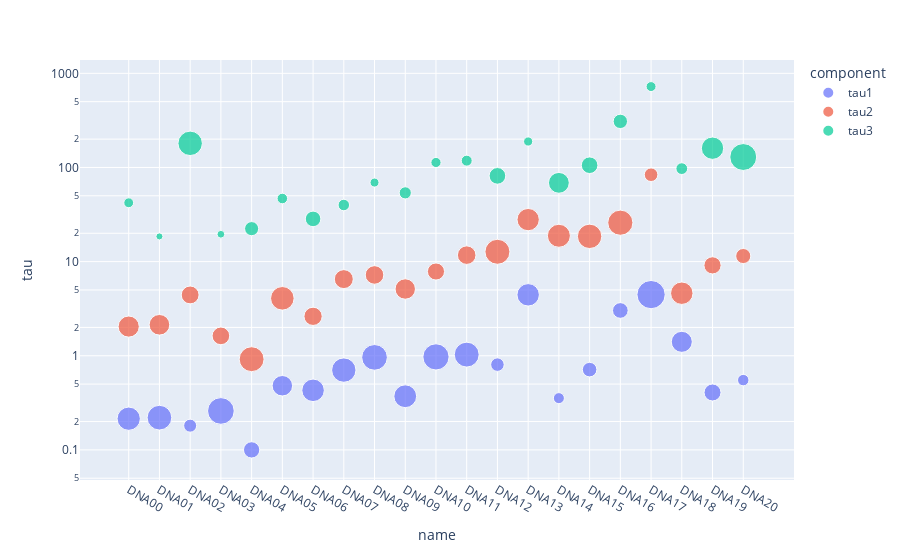

Here is the notebook cell this chart was saved with:
### Code cell
import plotly.express as px

fig = px.scatter(df_melted, x="name", y="tau",
	         size="p", color="component", height=500, log_y=True
                 )
fig.show()

### Figure 1 — Plotly figure (JSON) as saved in the notebook; plotly's stock layout.template omitted (floating-point values rounded to 4 significant figures)
{"data": [{"hovertemplate": "component=tau1<br>name=%{x}<br>tau=%{y}<br>p=%{marker.size}<extra></extra>", "legendgroup": "tau1", "marker": {"color": "#636efa", "size": [0.4992, 0.5614, 0.1558, 0.6566, 0.2449, 0.3867, 0.4688, 0.5468, 0.6078, 0.4789, 0.6346, 0.572, 0.1685, 0.4639, 0.1124, 0.195, 0.226, 0.7375, 0.4082, 0.2658, 0.1212], "sizemode": "area", "sizeref": 0.001844, "symbol": "circle"}, "mode": "markers", "name": "tau1", "orientation": "v", "showlegend": true, "type": "scatter", "x": ["DNA00", "DNA01", "DNA02", "DNA03", "DNA04", "DNA05", "DNA06", "DNA07", "DNA08", "DNA09", "DNA10", "DNA11", "DNA12", "DNA13", "DNA14", "DNA15", "DNA16", "DNA17", "DNA18", "DNA19", "DNA20"], "xaxis": "x", "y": [0.2144, 0.22, 0.1808, 0.2592, 0.1, 0.4801, 0.4294, 0.7041, 0.9613, 0.3713, 0.9725, 1.029, 0.8048, 4.438, 0.3546, 0.7124, 3.027, 4.463, 1.406, 0.4071, 0.5511], "yaxis": "y"}, {"hovertemplate": "component=tau2<br>name=%{x}<br>tau=%{y}<br>p=%{marker.size}<extra></extra>", "legendgroup": "tau2", "marker": {"color": "#EF553B", "size": [0.4119, 0.3929, 0.2939, 0.2878, 0.5716, 0.5114, 0.3077, 0.3311, 0.3178, 0.3847, 0.2699, 0.3172, 0.5755, 0.4584, 0.488, 0.5496, 0.5839, 0.1709, 0.4641, 0.273, 0.2102], "sizemode": "area", "sizeref": 0.001844, "symbol": "circle"}, "mode": "markers", "name": "tau2", "orientation": "v", "showlegend": true, "type": "scatter", "x": ["DNA00", "DNA01", "DNA02", "DNA03", "DNA04", "DNA05", "DNA06", "DNA07", "DNA08", "DNA09", "DNA10", "DNA11", "DNA12", "DNA13", "DNA14", "DNA15", "DNA16", "DNA17", "DNA18", "DNA19", "DNA20"], "xaxis": "x", "y": [2.042, 2.133, 4.426, 1.626, 0.9193, 4.076, 2.623, 6.518, 7.218, 5.115, 7.852, 11.72, 12.72, 27.94, 18.81, 18.56, 25.91, 83.77, 4.616, 9.126, 11.46], "yaxis": "y"}, {"hovertemplate": "component=tau3<br>name=%{x}<br>tau=%{y}<br>p=%{marker.size}<extra></extra>", "legendgroup": "tau3", "marker": {"color": "#00cc96", "size": [0.08887, 0.04573, 0.5504, 0.05563, 0.1835, 0.1019, 0.2235, 0.1221, 0.07442, 0.1363, 0.0955, 0.1108, 0.256, 0.07769, 0.3996, 0.2553, 0.1901, 0.09155, 0.1277, 0.4612, 0.6686], "sizemode": "area", "sizeref": 0.001844, "symbol": "circle"}, "mode": "markers", "name": "tau3", "orientation": "v", "showlegend": true, "type": "scatter", "x": ["DNA00", "DNA01", "DNA02", "DNA03", "DNA04", "DNA05", "DNA06", "DNA07", "DNA08", "DNA09", "DNA10", "DNA11", "DNA12", "DNA13", "DNA14", "DNA15", "DNA16", "DNA17", "DNA18", "DNA19", "DNA20"], "xaxis": "x", "y": [42.18, 18.51, 180.4, 19.53, 22.4, 46.8, 28.42, 39.92, 69.14, 53.75, 113.0, 118.1, 81.42, 188.7, 68.67, 105.6, 308.8, 723.4, 97.21, 160.2, 129.1], "yaxis": "y"}], "layout": {"autosize": true, "legend": {"itemsizing": "constant", "title": {"text": "component"}, "tracegroupgap": 0}, "margin": {"t": 60}, "xaxis": {"anchor": "y", "autorange": true, "domain": [0, 1], "range": [-1.979, 22.1], "title": {"text": "name"}, "type": "category"}, "yaxis": {"anchor": "x", "autorange": true, "domain": [0, 1], "range": [-1.34, 3.155], "title": {"text": "tau"}, "type": "log"}}}
